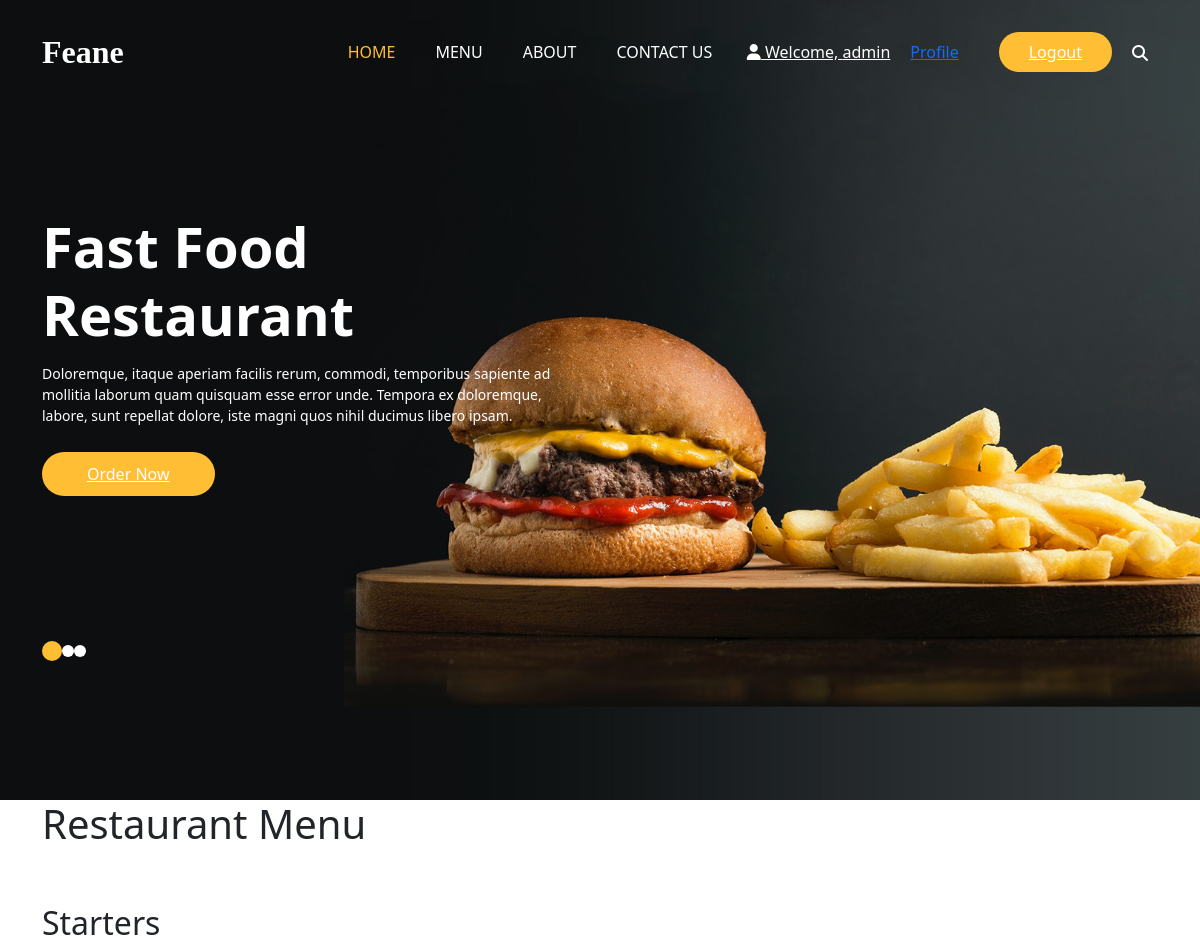
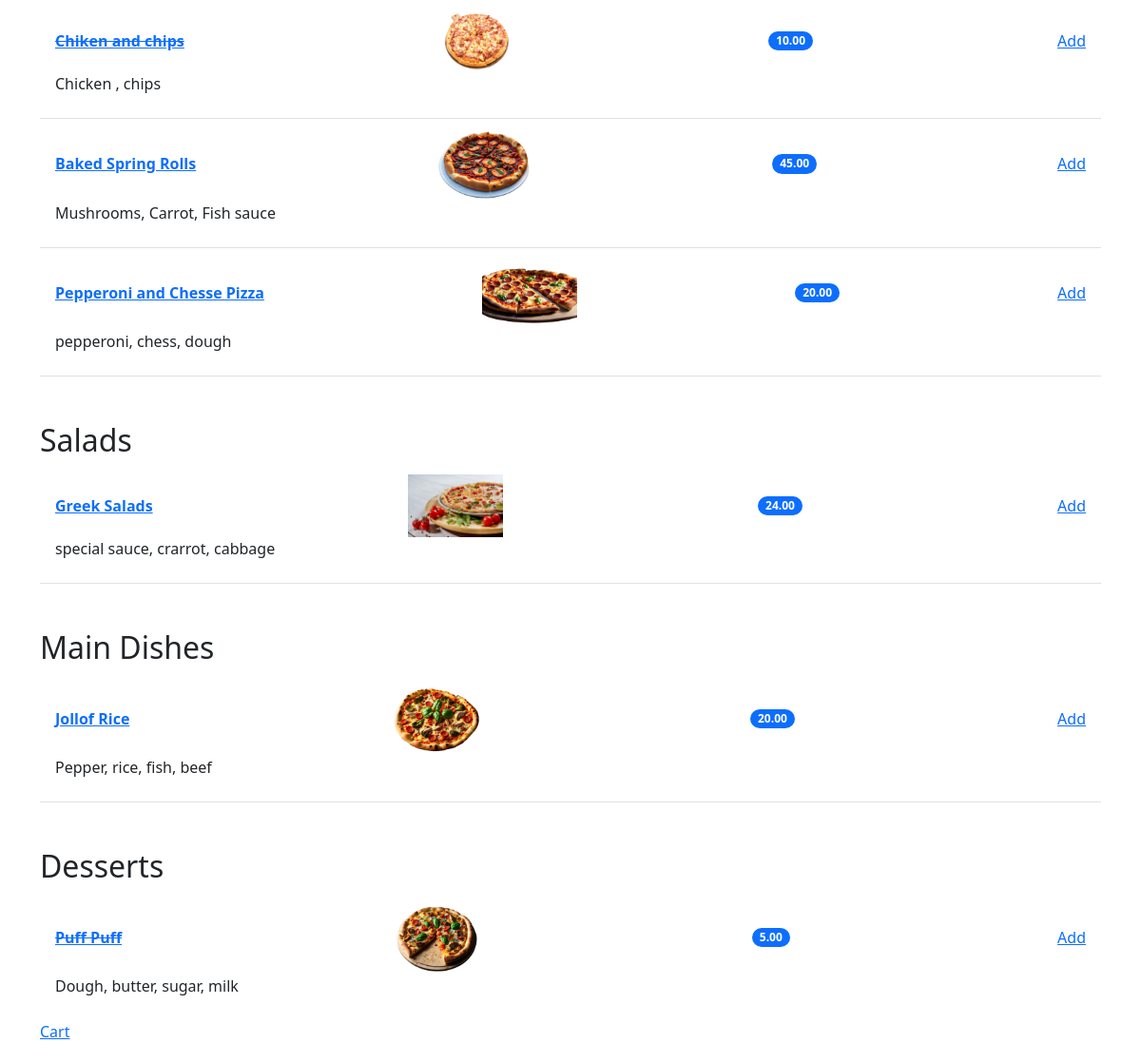
The app's page / (signed in) with its own data (2 pictures, top to bottom).
### restaurant_menu/models.py (models this page shows, shortened)
class Item(models.Model):
    meal = models.CharField(max_length=1000, unique=True)
    description = models.CharField(max_length=2000)
    price = models.DecimalField(max_digits=10, decimal_places=2)
    meal_type = models.CharField(max_length=200, choices=MEAL_TYPE)
    author = models.ForeignKey(User, on_delete=models.PROTECT)
    status = models.IntegerField(choices=STATUS, default=0)
    date_created = models.DateTimeField(auto_now_add=True)
    date_updated = models.DateTimeField(auto_now=True)
    image = models.ImageField(upload_to='menu_images/', null=True, blank=True)  # Add this line

### restaurant_menu/views.py (the view)
# urls.py: path('', views.menu_list, name='home'),
def menu_list(request):
    meals = MEAL_TYPE
    items = Item.objects.order_by('-date_created')
    return render(request, 'base/home.html', {'meals': meals, 'object_list': items})

### restaurant_menu/templates/base/home.html
{% extends 'main.html' %}
{% block content %}
<main class="layout layout--3">
  <div class="container">
    <h1>Restaurant Menu</h1>
    <ul class="list-group list-group-flush">
      {% for meal in meals %}
        <h2 class="pt-5">{{ meal.1 }}</h2>
        {% for row in object_list %}
          {% if row.meal_type == meal.0 %}
            <li class="list-group-item d-flex justify-content-between align-items-center border-0 pb-0">
              <a href="{% url 'menu_item_detail' row.pk %}">
                {% if row.status == 0 %}
                  <b><del>{{ row.meal }}</del></b>
                {% else %}
                  <b>{{ row.meal }}</b>
                {% endif %}
              </a>
              {% if row.image %}
                <img src="{{ row.image.url }}" alt="{{ row.meal }}" style="width: 100px; height: auto;">
              {% endif %}
              <span class="badge bg-primary rounded-pill">{{ row.price }}</span>
              <span><a href="{% url 'add_to_cart' row.pk %}">Add</a></span>
            </li>
            <li class="list-group-item pt-0">
              <p>{{ row.description }}</p>
            </li>
          {% endif %}
        {% endfor %}
      {% endfor %}
    </ul>
    <a href="{% url 'view_cart' %}">Cart</a>
  </div>
</main>
{% endblock %}

### templates/navbar.html (shortened to what this page needs)
{% load static %}
<div class="hero_area">
    <div class="bg-box">
        <img src="{% static 'images/hero-bg.jpg' %}" alt="">
    </div>
    <header class="header_section">
        <div class="container">
            <nav class="navbar navbar-expand-lg custom_nav-container">
                <a class="navbar-brand" href="index.html">
                    <span>Feane</span>
                </a>
                <div class="collapse navbar-collapse" id="navbarSupportedContent">
                    <ul class="navbar-nav mx-auto">
                        <li class="nav-item active">
                            <a class="nav-link" href="index.html">Home</a>
                        </li>
                        <li class="nav-item">
                            <a class="nav-link" href="menu.html">Menu</a>
                        </li>
                        <li class="nav-item">
                            <a class="nav-link" href="about.html">About</a>
                        </li>
                        <li class="nav-item">
                            <a class="nav-link" href="contact.html">Contact Us</a>
                        </li>
                    </ul>
                    <div class="user_option">
                        {% if user.is_authenticated %}
                            <a href="#" class="user_link">
                                <i class="fa fa-user" aria-hidden="true"></i> Welcome, {{ user.username }}
                                <a href="{% url 'profile' %}">Profile</a>
                            </a>
                            <a href="{% url 'logout' %}" class="order_online">Logout</a>
                        {% else %}
                            <a href="{% url 'login' %}" class="order_online">Login</a>
                            <a href="{% url 'register' %}" class="order_online">Sign Up</a>
                        {% endif %}
                        <form class="form-inline">
                            <button class="btn my-2 my-sm-0 nav_search-btn" type="submit">
                                <i class="fa fa-search" aria-hidden="true"></i>
                            </button>
                        </form>
                    </div>
                </div>
            </nav>
        </div>
    </header>
    <section class="slider_section">
        <div id="customCarousel1" class="carousel slide" data-ride="carousel" data-interval="3000">
            <div class="carousel-inner">
                <div class="carousel-item active">
                    <div class="container">
                        <div class="row">
                            <div class="col-md-7 col-lg-6">
                                <div class="detail-box">
                                    <h1>Fast Food Restaurant</h1>
                                    <p>Doloremque, itaque aperiam facilis rerum, commodi, temporibus sapiente ad mollitia laborum quam quisquam esse error unde. Tempora ex doloremque, labore, sunt repellat dolore, iste magni quos nihil ducimus libero ipsam.</p>
                                    <div class="btn-box">
                                        <a href="" class="btn1">Order Now</a>
                                    </div>
                                </div>
                            </div>
                        </div>
                    </div>
                </div>
            </div>
            <div class="container">
                <ol class="carousel-indicators">
                    <li data-target="#customCarousel1" data-slide-to="2"></li>
                </ol>
            </div>
        </div>
    </section>
</div>

### restaurant_menu/static/styles/style.css (style rules this page uses)
::placeholder { color: #bbb; opacity: 1; }
.hero_area { position: relative; min-height: 100vh; display: -webkit-box; display: -ms-flexbox; display: flex; -webkit-box-orient: vertical; -webkit-box-direction: normal; -ms-flex-direction: column; flex-direction: column; }
.bg-box { position: absolute; top: 0; left: 0; width: 100%; height: 100%; }
.bg-box img { width: 100%; height: 100%; -o-object-fit: cover; object-fit: cover; }
.header_section { padding: 15px 0; }
.navbar-brand { font-family: 'Dancing Script', cursive; }
.navbar-brand span { font-weight: bold; font-size: 32px; color: #ffffff; }
.custom_nav-container { padding: 0; }
.custom_nav-container .navbar-nav { padding-left: 18%; }
.custom_nav-container .navbar-nav .nav-item .nav-link { padding: 5px 20px; color: #ffffff; text-align: center; text-transform: uppercase; border-radius: 5px; -webkit-transition: all 0.3s; transition: all 0.3s; }
.custom_nav-container .navbar-nav .nav-item:hover .nav-link, .custom_nav-container .navbar-nav .nav-item.active .nav-link { color: #ffbe33; }
.custom_nav-container .nav_search-btn { width: auto; height: auto; padding: 0; border: none; color: #ffffff; margin: 0 10px; }
.user_option { display: -webkit-box; display: -ms-flexbox; display: flex; -webkit-box-align: center; -ms-flex-align: center; align-items: center; }
.user_option a { margin: 0 10px; }
.user_option .user_link { color: #ffffff; }
.user_option .order_online { display: inline-block; padding: 8px 30px; background-color: #ffbe33; color: #ffffff; border-radius: 45px; -webkit-transition: all 0.3s; transition: all 0.3s; border: none; }
.slider_section { -webkit-box-flex: 1; -ms-flex: 1; flex: 1; display: -webkit-box; display: -ms-flexbox; display: flex; -webkit-box-align: center; -ms-flex-align: center; align-items: center; position: relative; padding: 45px 0 75px 0; }
.slider_section .row { -webkit-box-align: center; -ms-flex-align: center; align-items: center; }
.slider_section #customCarousel1 { width: 100%; position: unset; }
.slider_section .detail-box { color: #ffffff; margin-bottom: 145px; }
.slider_section .detail-box h1 { font-size: 3.5rem; font-weight: bold; margin-bottom: 15px; }
.slider_section .detail-box p { font-size: 14px; }
.slider_section .detail-box a { display: inline-block; padding: 10px 45px; background-color: #ffbe33; color: #ffffff; border-radius: 45px; -webkit-transition: all 0.3s; transition: all 0.3s; border: none; margin-top: 10px; }
.slider_section .carousel-indicators { position: unset; margin: 0; -webkit-box-pack: start; -ms-flex-pack: start; justify-content: flex-start; -webkit-box-align: center; -ms-flex-align: center; align-items: center; }
.slider_section .carousel-indicators li { background-color: #ffffff; width: 12px; height: 12px; border-radius: 100%; opacity: 1; }
.carousel-indicators li { color: transparent; }
.carousel-indicators li::before { background-color: #000; width: 10px; height: 10px; margin: 0 5px; }

### records on screen
Item: meal "Chiken and chips", image (picture), price "10.00", description "Chicken , chips"
Item: meal "Baked Spring Rolls", image (picture), price "45.00", description "Mushrooms, Carrot, Fish sauce"
Item: meal "Pepperoni and Chesse Pizza", image (picture), price "20.00", description "pepperoni, chess, dough"
Item: meal "Greek Salads", image (picture), price "24.00", description "special sauce, crarrot, cabbage"
Item: meal "Jollof Rice", image (picture), price "20.00", description "Pepper, rice, fish, beef"
Item: meal "Puff Puff", image (picture), price "5.00", description "Dough, butter, sugar, milk"

### other values on screen
{{ user.username }} "admin"
{{ meal.1 }} "Starters" "Salads" "Main Dishes" "Desserts"
